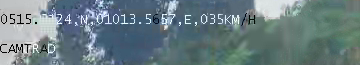
#> input picture road-risk-analysis/tools/archive/ocr-debug-2026-05/roi_raw_f25.png, 360 x 65 px, found by its file name
$ python diag2.py
#> lines starting #> are read from the running program, lines starting #| are printed output that depends on the picture
import cv2, numpy as np, pytesseract, re

img = cv2.imread('/app/temp/roi_raw_f25.png')
#> img is the input picture: shape (65, 360, 3); mean B, G, R 130.2, 125, 105.5
print("Shape:", img.shape)
#| Shape: (65, 360, 3)
gray = cv2.cvtColor(img, cv2.COLOR_BGR2GRAY)
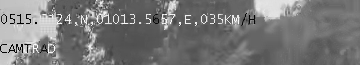
#> gray: shape (65, 360); min 0, max 255, mean 119.8
print("Gray min=%d max=%d mean=%.1f" % (gray.min(), gray.max(), gray.mean()))
#| Gray min=0 max=255 mean=119.8

for lo, hi in [(0,50),(50,100),(100,150),(150,200),(200,255)]:
    count = int(np.sum((gray >= lo) & (gray < hi)))
    print("  [%d-%d]: %d pixels (%.1f%%)" % (lo, hi, count, 100*count/gray.size))
#> this loop made 5 passes
#> count on passes 1 to 5: 242, 8955, 9686, 2672, 1842
#|   [0-50]: 242 pixels (1.0%)
#|   [50-100]: 8955 pixels (38.3%)
#|   [100-150]: 9686 pixels (41.4%)
#|   [150-200]: 2672 pixels (11.4%)
#|   [200-255]: 1842 pixels (7.9%)

GPS_RE = re.compile(
    r"(\d{3,4}[.,]\d{3,4})\s*[,\s]\s*([NS])\s*[,\s]\s*(\d{4,5}[.,]\d{3,4})\s*[,\s]\s*([EW])",
    re.IGNORECASE,
)

print("\n-- white text (bright pixels) --")
for thresh in [180, 190, 200, 210, 220]:
    _, bt = cv2.threshold(gray, thresh, 255, cv2.THRESH_BINARY)
    big = cv2.resize(bt, (bt.shape[1]*3, bt.shape[0]*3), interpolation=cv2.INTER_CUBIC)
    for psm in [6, 7]:
#> (the run stopped early here; a loop or call above may not have finished)
